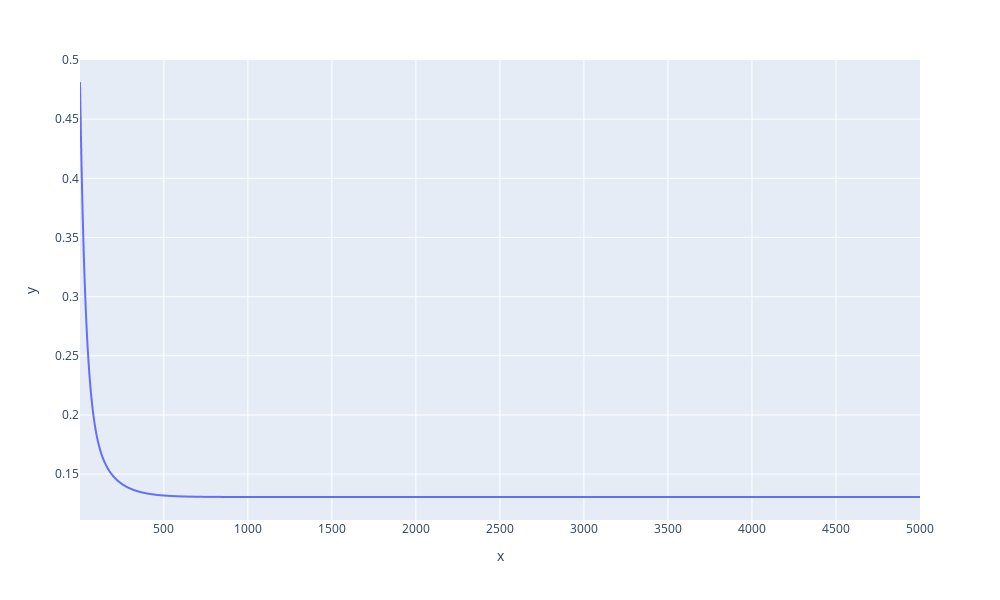

Source (notebook cell):
### Markdown cell above
我们也可以快速查看这一个的训练进程。

### Code cell
diedai= np.linspace(1, iters, iters)    #制作迭代次数数据
fig = px.line(x=diedai,y=history_cost2,height=600,width=1000)
fig.show()

### Figure 1 — Plotly figure (JSON) as saved in the notebook; plotly's stock layout.template omitted (floating-point values rounded to 4 significant figures; data arrays with more than 128 entries replaced by an {"elided": "..."} marker saying what was removed)
{"data": [{"hovertemplate": "x=%{x}<br>y=%{y}<extra></extra>", "legendgroup": "", "line": {"color": "#636efa", "dash": "solid"}, "marker": {"symbol": "circle"}, "mode": "lines", "name": "", "showlegend": false, "type": "scattergl", "x": {"elided": "5000 int values"}, "xaxis": "x", "y": {"elided": "5000 float values"}, "yaxis": "y"}], "layout": {"height": 600, "legend": {"tracegroupgap": 0}, "margin": {"t": 60}, "width": 1000, "xaxis": {"anchor": "y", "domain": [0, 1], "title": {"text": "x"}}, "yaxis": {"anchor": "x", "domain": [0, 1], "title": {"text": "y"}}}}
